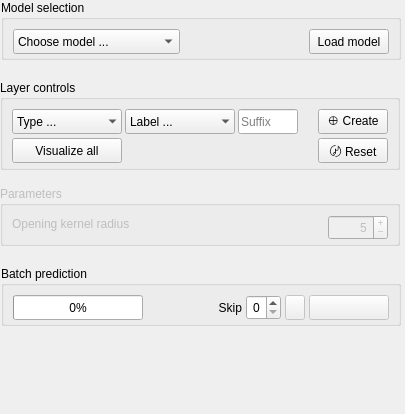
      <widget class="QWidget" name="annotate_tab">
       <property name="geometry">
        <rect>
         <x>0</x>
         <y>0</y>
         <width>405</width>
         <height>414</height>
        </rect>
       </property>
       <property name="sizePolicy">
        <sizepolicy hsizetype="Ignored" vsizetype="Preferred">
         <horstretch>0</horstretch>
         <verstretch>0</verstretch>
        </sizepolicy>
       </property>
       <property name="maximumSize">
        <size>
         <width>405</width>
         <height>700</height>
        </size>
       </property>
       <attribute name="icon">
        <iconset>
         <normaloff>icons/noun-copywriting-7158879.svg</normaloff>icons/noun-copywriting-7158879.svg</iconset>
       </attribute>
       <attribute name="label">
        <string>Generate annotation data</string>
       </attribute>
       <attribute name="toolTip">
        <string>Create annotation data for training, i.e. add segmentation or keypoint data on videos.</string>
       </attribute>
       <widget class="QWidget" name="verticalLayoutWidget_2">
        <property name="geometry">
         <rect>
          <x>0</x>
          <y>0</y>
          <width>402</width>
          <height>341</height>
         </rect>
        </property>
        <layout class="QVBoxLayout" name="annotate_vertical_layout">
         <property name="spacing">
          <number>20</number>
         </property>
         <property name="bottomMargin">
          <number>15</number>
         </property>
         <item alignment="Qt::AlignmentFlag::AlignHCenter|Qt::AlignmentFlag::AlignTop">
          <widget class="QGroupBox" name="horizontalGroupBox">
           <property name="sizePolicy">
            <sizepolicy hsizetype="Fixed" vsizetype="Fixed">
             <horstretch>0</horstretch>
             <verstretch>0</verstretch>
            </sizepolicy>
           </property>
           <property name="minimumSize">
            <size>
             <width>400</width>
             <height>60</height>
            </size>
           </property>
           <property name="maximumSize">
            <size>
             <width>400</width>
             <height>60</height>
            </size>
           </property>
           <property name="title">
            <string>Model selection</string>
           </property>
           <layout class="QHBoxLayout" name="horizontalLayout_8">
            <property name="spacing">
             <number>20</number>
            </property>
            <property name="leftMargin">
             <number>9</number>
            </property>
            <property name="topMargin">
             <number>9</number>
            </property>
            <property name="rightMargin">
             <number>9</number>
            </property>
            <property name="bottomMargin">
             <number>9</number>
            </property>
            <item alignment="Qt::AlignmentFlag::AlignLeft|Qt::AlignmentFlag::AlignVCenter">
             <widget class="QComboBox" name="sam2model_list">
              <property name="minimumSize">
               <size>
                <width>167</width>
                <height>25</height>
               </size>
              </property>
              <property name="maximumSize">
               <size>
                <width>167</width>
                <height>25</height>
               </size>
              </property>
              <item>
               <property name="text">
                <string>Choose model ...</string>
               </property>
              </item>
             </widget>
            </item>
            <item alignment="Qt::AlignmentFlag::AlignRight|Qt::AlignmentFlag::AlignVCenter">
             <widget class="QPushButton" name="load_sam2model_btn">
              <property name="minimumSize">
               <size>
                <width>0</width>
                <height>25</height>
               </size>
              </property>
              <property name="maximumSize">
               <size>
                <width>250</width>
                <height>25</height>
               </size>
              </property>
              <property name="text">
               <string>Load model</string>
              </property>
             </widget>
            </item>
           </layout>
          </widget>
         </item>
         <item alignment="Qt::AlignmentFlag::AlignTop">
          <widget class="QGroupBox" name="annotate_layer_create_groupbox">
           <property name="sizePolicy">
            <sizepolicy hsizetype="Fixed" vsizetype="Fixed">
             <horstretch>0</horstretch>
             <verstretch>0</verstretch>
            </sizepolicy>
           </property>
           <property name="minimumSize">
            <size>
             <width>400</width>
             <height>90</height>
            </size>
           </property>
           <property name="maximumSize">
            <size>
             <width>400</width>
             <height>90</height>
            </size>
           </property>
           <property name="title">
            <string>Layer controls</string>
           </property>
           <layout class="QGridLayout" name="gridLayout">
            <property name="sizeConstraint">
             <enum>QLayout::SizeConstraint::SetDefaultConstraint</enum>
            </property>
            <property name="leftMargin">
             <number>9</number>
            </property>
            <property name="topMargin">
             <number>9</number>
            </property>
            <property name="rightMargin">
             <number>9</number>
            </property>
            <property name="bottomMargin">
             <number>9</number>
            </property>
            <property name="horizontalSpacing">
             <number>20</number>
            </property>
            <property name="verticalSpacing">
             <number>9</number>
            </property>
            <item row="1" column="0" alignment="Qt::AlignmentFlag::AlignLeft|Qt::AlignmentFlag::AlignVCenter">
             <widget class="QPushButton" name="create_projection_layer_btn">
              <property name="minimumSize">
               <size>
                <width>110</width>
                <height>25</height>
               </size>
              </property>
              <property name="maximumSize">
               <size>
                <width>110</width>
                <height>25</height>
               </size>
              </property>
              <property name="toolTip">
               <string>Create an average projection out of all segmented images for the current label</string>
              </property>
              <property name="statusTip">
               <string/>
              </property>
              <property name="text">
               <string>Visualize all</string>
              </property>
             </widget>
            </item>
            <item row="0" column="0" alignment="Qt::AlignmentFlag::AlignLeft|Qt::AlignmentFlag::AlignVCenter">
             <widget class="QComboBox" name="layer_type_combobox">
              <property name="minimumSize">
               <size>
                <width>110</width>
                <height>25</height>
               </size>
              </property>
              <property name="maximumSize">
               <size>
                <width>110</width>
                <height>25</height>
               </size>
              </property>
              <property name="currentText">
               <string>Type ... </string>
              </property>
              <property name="maxCount">
               <number>15</number>
              </property>
              <property name="sizeAdjustPolicy">
               <enum>QComboBox::SizeAdjustPolicy::AdjustToContents</enum>
              </property>
              <property name="iconSize">
               <size>
                <width>14</width>
                <height>14</height>
               </size>
              </property>
              <property name="frame">
               <bool>false</bool>
              </property>
              <item>
               <property name="text">
                <string>Type ... </string>
               </property>
              </item>
              <item>
               <property name="text">
                <string>Shapes</string>
               </property>
              </item>
              <item>
               <property name="text">
                <string>Points</string>
               </property>
              </item>
              <item>
               <property name="text">
                <string>Anchors</string>
               </property>
              </item>
             </widget>
            </item>
            <item row="0" column="2" alignment="Qt::AlignmentFlag::AlignVCenter">
             <widget class="QLineEdit" name="label_suffix_lineedit">
              <property name="minimumSize">
               <size>
                <width>60</width>
                <height>25</height>
               </size>
              </property>
              <property name="maximumSize">
               <size>
                <width>60</width>
                <height>25</height>
               </size>
              </property>
              <property name="toolTip">
               <string>The suffix disambiguates label layers from each other
that have the same label name.
For example:
The label could be octo and suffix 1 for the first octopus,
and octo and suffix 2 for the second octo </string>
              </property>
              <property name="inputMask">
               <string notr="true"/>
              </property>
              <property name="text">
               <string notr="true"/>
              </property>
              <property name="maxLength">
               <number>100</number>
              </property>
              <property name="placeholderText">
               <string>Suffix</string>
              </property>
             </widget>
            </item>
            <item row="0" column="1" alignment="Qt::AlignmentFlag::AlignLeft|Qt::AlignmentFlag::AlignVCenter">
             <widget class="QComboBox" name="label_list_combobox">
              <property name="minimumSize">
               <size>
                <width>110</width>
                <height>25</height>
               </size>
              </property>
              <property name="maximumSize">
               <size>
                <width>110</width>
                <height>25</height>
               </size>
              </property>
              <property name="toolTip">
               <string>Select, add or remove labels</string>
              </property>
              <property name="editable">
               <bool>false</bool>
              </property>
              <property name="currentText">
               <string>Label ... </string>
              </property>
              <property name="maxCount">
               <number>15</number>
              </property>
              <property name="sizeAdjustPolicy">
               <enum>QComboBox::SizeAdjustPolicy::AdjustToContents</enum>
              </property>
              <property name="iconSize">
               <size>
                <width>14</width>
                <height>14</height>
               </size>
              </property>
              <property name="frame">
               <bool>false</bool>
              </property>
              <item>
               <property name="text">
                <string>Label ... </string>
               </property>
              </item>
              <item>
               <property name="text">
                <string>⊕ Create</string>
               </property>
              </item>
              <item>
               <property name="text">
                <string>⊖ Remove</string>
               </property>
              </item>
             </widget>
            </item>
            <item row="1" column="3" alignment="Qt::AlignmentFlag::AlignRight|Qt::AlignmentFlag::AlignVCenter">
             <widget class="QPushButton" name="hard_reset_layer_btn">
              <property name="minimumSize">
               <size>
                <width>70</width>
                <height>25</height>
               </size>
              </property>
              <property name="maximumSize">
               <size>
                <width>70</width>
                <height>25</height>
               </size>
              </property>
              <property name="toolTip">
               <string>Hard reset of the SAM2 predictor. Use this if prediction really did not go well for your data.</string>
              </property>
              <property name="text">
               <string>〄 Reset</string>
              </property>
              <property name="autoRepeatInterval">
               <number>2000</number>
              </property>
             </widget>
            </item>
            <item row="0" column="3" alignment="Qt::AlignmentFlag::AlignRight|Qt::AlignmentFlag::AlignVCenter">
             <widget class="QPushButton" name="create_annotation_layer_btn">
              <property name="minimumSize">
               <size>
                <width>70</width>
                <height>25</height>
               </size>
              </property>
              <property name="maximumSize">
               <size>
                <width>70</width>
                <height>25</height>
               </size>
              </property>
              <property name="text">
               <string>⊕ Create</string>
              </property>
             </widget>
            </item>
           </layout>
          </widget>
         </item>
         <item>
          <widget class="QGroupBox" name="annotate_param_groupbox">
           <property name="enabled">
            <bool>false</bool>
           </property>
           <property name="sizePolicy">
            <sizepolicy hsizetype="Fixed" vsizetype="Fixed">
             <horstretch>0</horstretch>
             <verstretch>0</verstretch>
            </sizepolicy>
           </property>
           <property name="minimumSize">
            <size>
             <width>400</width>
             <height>60</height>
            </size>
           </property>
           <property name="maximumSize">
            <size>
             <width>400</width>
             <height>60</height>
            </size>
           </property>
           <property name="title">
            <string>Parameters</string>
           </property>
           <layout class="QHBoxLayout" name="horizontalLayout_4">
            <property name="spacing">
             <number>20</number>
            </property>
            <property name="leftMargin">
             <number>9</number>
            </property>
            <property name="topMargin">
             <number>9</number>
            </property>
            <property name="rightMargin">
             <number>9</number>
            </property>
            <property name="bottomMargin">
             <number>9</number>
            </property>
            <item alignment="Qt::AlignmentFlag::AlignLeft|Qt::AlignmentFlag::AlignVCenter">
             <widget class="QLabel" name="kernel_label">
              <property name="sizePolicy">
               <sizepolicy hsizetype="Expanding" vsizetype="Preferred">
                <horstretch>0</horstretch>
                <verstretch>0</verstretch>
               </sizepolicy>
              </property>
              <property name="maximumSize">
               <size>
                <width>400</width>
                <height>25</height>
               </size>
              </property>
              <property name="text">
               <string>Opening kernel radius</string>
              </property>
             </widget>
            </item>
            <item alignment="Qt::AlignmentFlag::AlignRight|Qt::AlignmentFlag::AlignVCenter">
             <widget class="QSpinBox" name="opening_kernel_radius_input">
              <property name="sizePolicy">
               <sizepolicy hsizetype="Fixed" vsizetype="Fixed">
                <horstretch>0</horstretch>
                <verstretch>0</verstretch>
               </sizepolicy>
              </property>
              <property name="minimumSize">
               <size>
                <width>60</width>
                <height>25</height>
               </size>
              </property>
              <property name="maximumSize">
               <size>
                <width>60</width>
                <height>25</height>
               </size>
              </property>
              <property name="alignment">
               <set>Qt::AlignmentFlag::AlignRight|Qt::AlignmentFlag::AlignTrailing|Qt::AlignmentFlag::AlignVCenter</set>
              </property>
              <property name="buttonSymbols">
               <enum>QAbstractSpinBox::ButtonSymbols::PlusMinus</enum>
              </property>
              <property name="maximum">
               <number>20</number>
              </property>
              <property name="value">
               <number>5</number>
              </property>
             </widget>
            </item>
           </layout>
          </widget>
         </item>
         <item alignment="Qt::AlignmentFlag::AlignHCenter|Qt::AlignmentFlag::AlignBottom">
          <widget class="QGroupBox" name="annotate_layer_predict_groupbox">
           <property name="sizePolicy">
            <sizepolicy hsizetype="Fixed" vsizetype="Fixed">
             <horstretch>0</horstretch>
             <verstretch>0</verstretch>
            </sizepolicy>
           </property>
           <property name="minimumSize">
            <size>
             <width>400</width>
             <height>60</height>
            </size>
           </property>
           <property name="maximumSize">
            <size>
             <width>400</width>
             <height>60</height>
            </size>
           </property>
           <property name="title">
            <string>Batch prediction</string>
           </property>
           <layout class="QHBoxLayout" name="horizontalLayout_2">
            <property name="spacing">
             <number>4</number>
            </property>
            <property name="leftMargin">
             <number>9</number>
            </property>
            <property name="topMargin">
             <number>9</number>
            </property>
            <property name="rightMargin">
             <number>9</number>
            </property>
            <property name="bottomMargin">
             <number>9</number>
            </property>
            <item alignment="Qt::AlignmentFlag::AlignLeft|Qt::AlignmentFlag::AlignVCenter">
             <widget class="QProgressBar" name="batch_predict_progressbar">
              <property name="sizePolicy">
               <sizepolicy hsizetype="MinimumExpanding" vsizetype="Fixed">
                <horstretch>0</horstretch>
                <verstretch>0</verstretch>
               </sizepolicy>
              </property>
              <property name="minimumSize">
               <size>
                <width>130</width>
                <height>25</height>
               </size>
              </property>
              <property name="maximumSize">
               <size>
                <width>130</width>
                <height>25</height>
               </size>
              </property>
              <property name="toolTip">
               <string>&lt;html&gt;&lt;head/&gt;&lt;body&gt;&lt;p&gt;Batch predict progress bar&lt;/p&gt;&lt;/body&gt;&lt;/html&gt;</string>
              </property>
              <property name="maximum">
               <number>20</number>
              </property>
              <property name="value">
               <number>0</number>
              </property>
              <property name="format">
               <string>%p%</string>
              </property>
             </widget>
            </item>
            <item alignment="Qt::AlignmentFlag::AlignRight">
             <widget class="QLabel" name="skip_label">
              <property name="minimumSize">
               <size>
                <width>30</width>
                <height>25</height>
               </size>
              </property>
              <property name="maximumSize">
               <size>
                <width>30</width>
                <height>25</height>
               </size>
              </property>
              <property name="text">
               <string>Skip</string>
              </property>
              <property name="alignment">
               <set>Qt::AlignmentFlag::AlignRight|Qt::AlignmentFlag::AlignTrailing|Qt::AlignmentFlag::AlignVCenter</set>
              </property>
             </widget>
            </item>
            <item>
             <widget class="QSpinBox" name="skip_frames_spinbox">
              <property name="sizePolicy">
               <sizepolicy hsizetype="Fixed" vsizetype="Fixed">
                <horstretch>0</horstretch>
                <verstretch>0</verstretch>
               </sizepolicy>
              </property>
              <property name="minimumSize">
               <size>
                <width>35</width>
                <height>25</height>
               </size>
              </property>
              <property name="maximumSize">
               <size>
                <width>35</width>
                <height>25</height>
               </size>
              </property>
              <property name="toolTip">
               <string>How many frames should be skipped in
batch prediction?</string>
              </property>
              <property name="alignment">
               <set>Qt::AlignmentFlag::AlignRight|Qt::AlignmentFlag::AlignTrailing|Qt::AlignmentFlag::AlignVCenter</set>
              </property>
              <property name="suffix">
               <string/>
              </property>
              <property name="prefix">
               <string/>
              </property>
              <property name="maximum">
               <number>200</number>
              </property>
             </widget>
            </item>
            <item>
             <widget class="QPushButton" name="predict_next_oneframe_btn">
              <property name="enabled">
               <bool>false</bool>
              </property>
              <property name="sizePolicy">
               <sizepolicy hsizetype="Fixed" vsizetype="Fixed">
                <horstretch>0</horstretch>
                <verstretch>0</verstretch>
               </sizepolicy>
              </property>
              <property name="minimumSize">
               <size>
                <width>20</width>
                <height>25</height>
               </size>
              </property>
              <property name="maximumSize">
               <size>
                <width>20</width>
                <height>25</height>
               </size>
              </property>
              <property name="baseSize">
               <size>
                <width>15</width>
                <height>25</height>
               </size>
              </property>
              <property name="toolTip">
               <string>Predict next frame</string>
              </property>
              <property name="text">
               <string/>
              </property>
             </widget>
            </item>
            <item alignment="Qt::AlignmentFlag::AlignVCenter">
             <widget class="QPushButton" name="predict_next_batch_btn">
              <property name="enabled">
               <bool>false</bool>
              </property>
              <property name="minimumSize">
               <size>
                <width>80</width>
                <height>25</height>
               </size>
              </property>
              <property name="maximumSize">
               <size>
                <width>80</width>
                <height>25</height>
               </size>
              </property>
              <property name="toolTip">
               <string>Predict batch of next frames</string>
              </property>
              <property name="text">
               <string/>
              </property>
             </widget>
            </item>
           </layout>
          </widget>
         </item>
        </layout>
       </widget>
      </widget>
